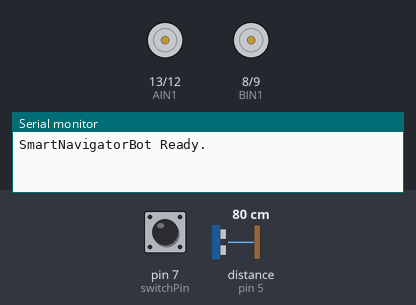
A sketch run on a simulated Arduino Uno, built with avr-gcc and run on an emulated ATmega328P. Shown: motor-driver pin pairs drawn as motors (green arrow = first pin HIGH = forward, orange = second pin HIGH = backward, longer = more drive, scaled by the enable pin), the last lines printed to the serial monitor. The inputs (shaded band) are chosen by the test bench; at power-on: pin 7 (switchPin) HIGH, distance to the obstacle (sensor on pin 5) 80 cm. The echo pulse lasts 58.3 µs per cm.

Above: at 1.2 s.
1.3 s: pin 7 (switchPin) pulled LOW for 0.15 s
At 7.0 s:
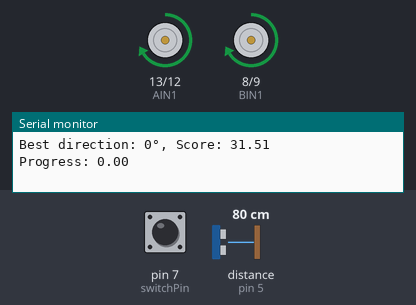
7.3 s: distance to the obstacle (sensor on pin 5) set to 75 cm
At 8.4 s:
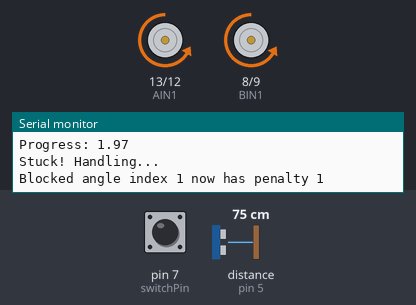
10.0 s: distance to the obstacle (sensor on pin 5) set to 68 cm
11.5 s: pin 7 (switchPin) pulled LOW for 1 s
At 11.69 s:
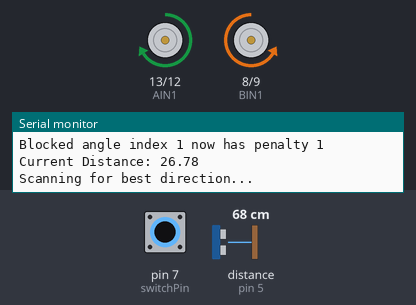
Timing chart, 0 to 15.5 s (numbered marks = the images above; inputs shaded):
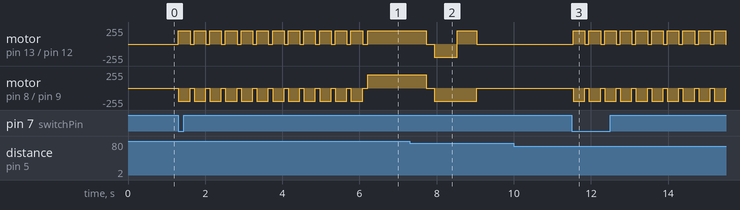

The sketch:

Project.ino
```cpp
// === Pin Configuration ===
const int AIN1 = 13;
const int AIN2 = 12;
const int PWMA = 11;
const int PWMB = 10;
const int BIN2 = 9;
const int BIN1 = 8;
const int trigPin = 6;
const int echoPin = 5;
const int switchPin = 7;

// === Motion & Scan Settings ===
const int scanStepAngle = 30;
const int scanStepTime = 300;
const int driveSpeed = 200;
const int turnSpeed = 200;
const float closeThreshold = 10.0;  // Consider "arrived" when closer than this

// === Mapping Memory Settings ===
const int numAngles = 360 / scanStepAngle;
int blockedDirection[numAngles] = {0};  // Penalty score per direction

// === Stuck Detection Settings ===
const unsigned long checkInterval = 500;
const int noProgressLimit = 3;
const float progressThreshold = 3.0;

// === State Variables ===
float distance = 0;
float targetDistance = 0;
bool reachedTarget = true;

/********************************************************************************/
void setup() {
  pinMode(trigPin, OUTPUT);
  pinMode(echoPin, INPUT);
  pinMode(switchPin, INPUT_PULLUP);

  pinMode(AIN1, OUTPUT); pinMode(AIN2, OUTPUT); pinMode(PWMA, OUTPUT);
  pinMode(BIN1, OUTPUT); pinMode(BIN2, OUTPUT); pinMode(PWMB, OUTPUT);

  Serial.begin(9600);
  Serial.println("SmartNavigatorBot Ready.");
}

/********************************************************************************/
void loop() {
  if (digitalRead(switchPin) == LOW) {

    distance = getDistance();
    Serial.print("Current Distance: ");
    Serial.println(distance);

    if (reachedTarget) {
      scanForFurthestDirection();
      reachedTarget = false;
    }

    if (distance < closeThreshold) {
      Serial.println("Close to target. Re-evaluating...");
      rotateBriefly();
      reachedTarget = true;
    } else {
      tryMovingForwardWithMonitoring();
    }

    decayBlockedMemory();  // Gradually forget old collisions

  } else {
    stopMotors();
  }

  delay(100);
}

/********************************************************************************/
void scanForFurthestDirection() {
  float maxScore = -9999;
  int bestAngleIndex = 0;

  Serial.println("Scanning for best direction...");

  for (int i = 0; i < numAngles; i++) {
    rightMotor(turnSpeed);
    leftMotor(-turnSpeed);
    delay(scanStepTime);
    stopMotors();
    delay(100);

    float d = getDistance();
    float score = d - blockedDirection[i] * 10;

    Serial.print("Angle ");
    Serial.print(i * scanStepAngle);
    Serial.print(" | Dist: ");
    Serial.print(d);
    Serial.print(" | Penalty: ");
    Serial.print(blockedDirection[i]);
    Serial.print(" | Score: ");
    Serial.println(score);

    if (score > maxScore) {
      maxScore = score;
      bestAngleIndex = i;
    }
  }

  Serial.print("Best direction: ");
  Serial.print(bestAngleIndex * scanStepAngle);
  Serial.print("°, Score: ");
  Serial.println(maxScore);

  rightMotor(turnSpeed);
  leftMotor(-turnSpeed);
  delay(bestAngleIndex * scanStepTime);
  stopMotors();

  targetDistance = getDistance();
}

/********************************************************************************/
void tryMovingForwardWithMonitoring() {
  int noProgressCount = 0;
  float previousDistance = getDistance();

  rightMotor(driveSpeed);
  leftMotor(driveSpeed);

  unsigned long startTime = millis();
  while (millis() - startTime < 3000) {
    delay(checkInterval);
    float currentDistance = getDistance();
    float progress = previousDistance - currentDistance;

    Serial.print("Progress: ");
    Serial.println(progress);

    if (progress < progressThreshold) {
      noProgressCount++;
    } else {
      noProgressCount = 0;
    }

    if (noProgressCount >= noProgressLimit) {
      Serial.println("Stuck! Handling...");
      handleStuckSituation();
      reachedTarget = true;
      return;
    }

    previousDistance = currentDistance;
  }

  stopMotors();
}

/********************************************************************************/
void handleStuckSituation() {
  stopMotors();
  delay(200);

  // Penalize current direction
  int angleIndex = (int)(targetDistance / 30.0) % numAngles;
  blockedDirection[angleIndex]++;
  Serial.print("Blocked angle index ");
  Serial.print(angleIndex);
  Serial.print(" now has penalty ");
  Serial.println(blockedDirection[angleIndex]);

  // Back up
  rightMotor(-driveSpeed);
  leftMotor(-driveSpeed);
  delay(600);

  // Turn slightly
  rightMotor(turnSpeed);
  leftMotor(-turnSpeed);
  delay(500);

  stopMotors();
  delay(200);
}

/********************************************************************************/
void rotateBriefly() {
  rightMotor(-turnSpeed);
  leftMotor(turnSpeed);
  delay(500);
  stopMotors();
  delay(200);
}

/********************************************************************************/
void decayBlockedMemory() {
  for (int i = 0; i < numAngles; i++) {
    if (blockedDirection[i] > 0) blockedDirection[i]--;
  }
}

/********************************************************************************/
void stopMotors() {
  rightMotor(0);
  leftMotor(0);
}

/********************************************************************************/
void rightMotor(int motorSpeed) {
  digitalWrite(AIN1, motorSpeed > 0);
  digitalWrite(AIN2, motorSpeed < 0);
  analogWrite(PWMA, abs(motorSpeed));
}

void leftMotor(int motorSpeed) {
  digitalWrite(BIN1, motorSpeed > 0);
  digitalWrite(BIN2, motorSpeed < 0);
  analogWrite(PWMB, abs(motorSpeed));
}

/********************************************************************************/
float getDistance() {
  digitalWrite(trigPin, HIGH);
  delayMicroseconds(10);
  digitalWrite(trigPin, LOW);

  float echoTime = pulseIn(echoPin, HIGH, 20000); // 20ms timeout
  if (echoTime == 0) return 0;

  return echoTime / 148.0;  // inches
}
```

Measured:
- after the input at 10.0 s, every drawn part: stays the same
- after the input at 11.5 s, motor on pin 13 (AIN1) / pin 12 (AIN2): alternates forward 200/255 for 0.30 s and stopped for 0.11 s, starting at once; motor on pin 8 (BIN1) / pin 9 (BIN2): alternates backward 200/255 for 0.30 s and stopped for 0.11 s, starting at once
